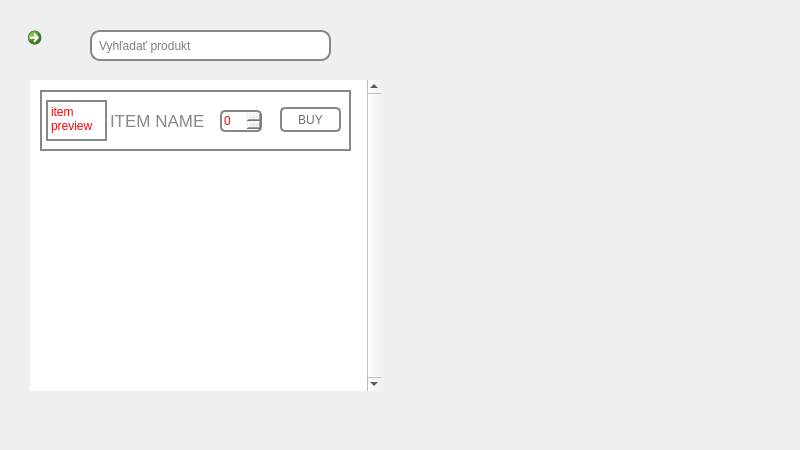
<?xml version="1.0" encoding="UTF-8"?>
<ui version="4.0">
 <class>MainWindow</class>
 <widget class="QMainWindow" name="MainWindow">
  <property name="geometry">
   <rect>
    <x>0</x>
    <y>0</y>
    <width>800</width>
    <height>450</height>
   </rect>
  </property>
  <property name="minimumSize">
   <size>
    <width>800</width>
    <height>450</height>
   </size>
  </property>
  <property name="windowTitle">
   <string>Camels Infornation System</string>
  </property>
  <property name="windowIcon">
   <iconset>
    <normaloff>../../assets/icons/camel.png</normaloff>../../assets/icons/camel.png</iconset>
  </property>
  <widget class="QWidget" name="centralContainer">
   <widget class="QStackedWidget" name="screens">
    <property name="geometry">
     <rect>
      <x>0</x>
      <y>0</y>
      <width>801</width>
      <height>452</height>
     </rect>
    </property>
    <property name="currentIndex">
     <number>0</number>
    </property>
    <widget class="QWidget" name="portal">
     <widget class="QCommandLinkButton" name="homeArrow">
      <property name="geometry">
       <rect>
        <x>20</x>
        <y>20</y>
        <width>41</width>
        <height>41</height>
       </rect>
      </property>
      <property name="styleSheet">
       <string notr="true">:hover {
	border: none;
}</string>
      </property>
      <property name="icon">
       <iconset>
        <normaloff>../../assets/icons/left-arrow.png</normaloff>../../assets/icons/left-arrow.png</iconset>
      </property>
     </widget>
     <widget class="QLineEdit" name="lineEdit">
      <property name="geometry">
       <rect>
        <x>90</x>
        <y>30</y>
        <width>241</width>
        <height>31</height>
       </rect>
      </property>
      <property name="styleSheet">
       <string notr="true">border: 2px solid rgb(135, 135, 135);
border-radius: 10px;
font-size: 12px;
padding-left: 5px;</string>
      </property>
      <property name="maxLength">
       <number>50</number>
      </property>
      <property name="placeholderText">
       <string>Vyhľadať produkt</string>
      </property>
     </widget>
     <widget class="QPushButton" name="pushButton">
      <property name="geometry">
       <rect>
        <x>340</x>
        <y>20</y>
        <width>51</width>
        <height>51</height>
       </rect>
      </property>
      <property name="layoutDirection">
       <enum>Qt::LeftToRight</enum>
      </property>
      <property name="styleSheet">
       <string notr="true">border: none;
color: rgb(125, 125, 125);</string>
      </property>
      <property name="icon">
       <iconset>
        <normaloff>../../assets/icons/search.png</normaloff>../../assets/icons/search.png</iconset>
      </property>
      <property name="iconSize">
       <size>
        <width>40</width>
        <height>25</height>
       </size>
      </property>
     </widget>
     <widget class="QListWidget" name="listWidget">
      <property name="geometry">
       <rect>
        <x>30</x>
        <y>80</y>
        <width>351</width>
        <height>311</height>
       </rect>
      </property>
      <property name="frameShape">
       <enum>QFrame::NoFrame</enum>
      </property>
      <property name="verticalScrollBarPolicy">
       <enum>Qt::ScrollBarAlwaysOn</enum>
      </property>
      <property name="horizontalScrollBarPolicy">
       <enum>Qt::ScrollBarAlwaysOff</enum>
      </property>
     </widget>
     <widget class="QWidget" name="widget" native="true">
      <property name="geometry">
       <rect>
        <x>40</x>
        <y>90</y>
        <width>311</width>
        <height>61</height>
       </rect>
      </property>
      <property name="styleSheet">
       <string notr="true">QWidget {
	border: 2px solid rgb(135, 135, 135);
}</string>
      </property>
      <widget class="QLabel" name="itemPreview">
       <property name="geometry">
        <rect>
         <x>6</x>
         <y>10</y>
         <width>61</width>
         <height>41</height>
        </rect>
       </property>
       <property name="styleSheet">
        <string notr="true">color: rgb(255, 0, 0);</string>
       </property>
       <property name="text">
        <string>item preview</string>
       </property>
       <property name="alignment">
        <set>Qt::AlignLeading|Qt::AlignLeft|Qt::AlignTop</set>
       </property>
       <property name="wordWrap">
        <bool>true</bool>
       </property>
       <property name="margin">
        <number>3</number>
       </property>
      </widget>
      <widget class="QLabel" name="label">
       <property name="geometry">
        <rect>
         <x>70</x>
         <y>20</y>
         <width>111</width>
         <height>21</height>
        </rect>
       </property>
       <property name="styleSheet">
        <string notr="true">border: none;
font-size: 17px;
color: rgb(136, 136, 136);</string>
       </property>
       <property name="text">
        <string>ITEM NAME</string>
       </property>
       <property name="margin">
        <number>2</number>
       </property>
      </widget>
      <widget class="QSpinBox" name="spinBox">
       <property name="geometry">
        <rect>
         <x>180</x>
         <y>20</y>
         <width>42</width>
         <height>22</height>
        </rect>
       </property>
       <property name="styleSheet">
        <string notr="true">border-radius: 5px;
color: rgb(255, 0, 0);</string>
       </property>
      </widget>
      <widget class="QPushButton" name="pushButton_2">
       <property name="geometry">
        <rect>
         <x>240</x>
         <y>17</y>
         <width>61</width>
         <height>25</height>
        </rect>
       </property>
       <property name="styleSheet">
        <string notr="true">border-radius: 5px;
color: rgb(113, 113, 113);</string>
       </property>
       <property name="text">
        <string>BUY</string>
       </property>
      </widget>
     </widget>
    </widget>
    <widget class="QWidget" name="databaza">
     <widget class="QCommandLinkButton" name="homeArrow5">
      <property name="geometry">
       <rect>
        <x>20</x>
        <y>20</y>
        <width>41</width>
        <height>41</height>
       </rect>
      </property>
      <property name="styleSheet">
       <string notr="true">:hover {
	border: none;
}</string>
      </property>
      <property name="icon">
       <iconset>
        <normaloff>../../assets/icons/left-arrow.png</normaloff>../../assets/icons/left-arrow.png</iconset>
      </property>
     </widget>
     <widget class="QLabel" name="databazaHeading">
      <property name="geometry">
       <rect>
        <x>320</x>
        <y>10</y>
        <width>161</width>
        <height>31</height>
       </rect>
      </property>
      <property name="styleSheet">
       <string notr="true">font-family: &quot;Myanmar Text&quot;;
font-size: 14px;
font-weight: bold;
</string>
      </property>
      <property name="text">
       <string>INTERNÁ DATABÁZA</string>
      </property>
      <property name="alignment">
       <set>Qt::AlignCenter</set>
      </property>
     </widget>
    </widget>
    <widget class="QWidget" name="cenotvorba">
     <widget class="QCommandLinkButton" name="homeArrow3">
      <property name="geometry">
       <rect>
        <x>20</x>
        <y>20</y>
        <width>41</width>
        <height>41</height>
       </rect>
      </property>
      <property name="styleSheet">
       <string notr="true">:hover {
	border: none;
}</string>
      </property>
      <property name="icon">
       <iconset>
        <normaloff>../../assets/icons/left-arrow.png</normaloff>../../assets/icons/left-arrow.png</iconset>
      </property>
     </widget>
     <widget class="QLabel" name="cenotvorbaHeading">
      <property name="geometry">
       <rect>
        <x>320</x>
        <y>10</y>
        <width>161</width>
        <height>31</height>
       </rect>
      </property>
      <property name="styleSheet">
       <string notr="true">font-family: &quot;Myanmar Text&quot;;
font-size: 14px;
font-weight: bold;
</string>
      </property>
      <property name="text">
       <string>CENOTVORBA</string>
      </property>
      <property name="alignment">
       <set>Qt::AlignCenter</set>
      </property>
     </widget>
    </widget>
    <widget class="QWidget" name="sklad">
     <widget class="QCommandLinkButton" name="homeArrow4">
      <property name="geometry">
       <rect>
        <x>20</x>
        <y>20</y>
        <width>41</width>
        <height>41</height>
       </rect>
      </property>
      <property name="styleSheet">
       <string notr="true">:hover {
	border: none;
}</string>
      </property>
      <property name="icon">
       <iconset>
        <normaloff>../../assets/icons/left-arrow.png</normaloff>../../assets/icons/left-arrow.png</iconset>
      </property>
     </widget>
     <widget class="QLabel" name="skladHeading">
      <property name="geometry">
       <rect>
        <x>320</x>
        <y>10</y>
        <width>161</width>
        <height>31</height>
       </rect>
      </property>
      <property name="styleSheet">
       <string notr="true">font-family: &quot;Myanmar Text&quot;;
font-size: 14px;
font-weight: bold;
</string>
      </property>
      <property name="text">
       <string>SKLAD</string>
      </property>
      <property name="alignment">
       <set>Qt::AlignCenter</set>
      </property>
     </widget>
    </widget>
    <widget class="QWidget" name="statistika">
     <widget class="QCommandLinkButton" name="homeArrow2">
      <property name="geometry">
       <rect>
        <x>20</x>
        <y>20</y>
        <width>41</width>
        <height>41</height>
       </rect>
      </property>
      <property name="styleSheet">
       <string notr="true">:hover {
	border: none;
}</string>
      </property>
      <property name="icon">
       <iconset>
        <normaloff>../../assets/icons/left-arrow.png</normaloff>../../assets/icons/left-arrow.png</iconset>
      </property>
     </widget>
     <widget class="QLabel" name="statistikaHeading">
      <property name="geometry">
       <rect>
        <x>320</x>
        <y>10</y>
        <width>161</width>
        <height>31</height>
       </rect>
      </property>
      <property name="styleSheet">
       <string notr="true">font-family: &quot;Myanmar Text&quot;;
font-size: 14px;
font-weight: bold;
</string>
      </property>
      <property name="text">
       <string>ŠTATISTIKA</string>
      </property>
      <property name="alignment">
       <set>Qt::AlignCenter</set>
      </property>
     </widget>
     <widget class="QGraphicsView" name="statistikaTestGraf">
      <property name="geometry">
       <rect>
        <x>180</x>
        <y>100</y>
        <width>461</width>
        <height>251</height>
       </rect>
      </property>
      <property name="sizePolicy">
       <sizepolicy hsizetype="Fixed" vsizetype="Fixed">
        <horstretch>0</horstretch>
        <verstretch>0</verstretch>
       </sizepolicy>
      </property>
      <property name="contextMenuPolicy">
       <enum>Qt::DefaultContextMenu</enum>
      </property>
      <property name="toolTipDuration">
       <number>0</number>
      </property>
      <property name="frameShape">
       <enum>QFrame::HLine</enum>
      </property>
      <property name="frameShadow">
       <enum>QFrame::Plain</enum>
      </property>
      <property name="sizeAdjustPolicy">
       <enum>QAbstractScrollArea::AdjustToContents</enum>
      </property>
      <property name="dragMode">
       <enum>QGraphicsView::NoDrag</enum>
      </property>
     </widget>
    </widget>
    <widget class="QWidget" name="index">
     <widget class="QLabel" name="statistikaLabel">
      <property name="geometry">
       <rect>
        <x>220</x>
        <y>270</y>
        <width>121</width>
        <height>31</height>
       </rect>
      </property>
      <property name="styleSheet">
       <string notr="true">font-family: &quot;Myanmar Text&quot;;
font-size: 14px;
font-weight: bold;
</string>
      </property>
      <property name="text">
       <string>ŠTATISTIKA</string>
      </property>
      <property name="alignment">
       <set>Qt::AlignCenter</set>
      </property>
     </widget>
     <widget class="QLabel" name="cenotvorbaLabel">
      <property name="geometry">
       <rect>
        <x>100</x>
        <y>270</y>
        <width>121</width>
        <height>31</height>
       </rect>
      </property>
      <property name="styleSheet">
       <string notr="true">font-family: &quot;Myanmar Text&quot;;
font-size: 14px;
font-weight: bold;
</string>
      </property>
      <property name="text">
       <string>CENOTVORBA</string>
      </property>
      <property name="alignment">
       <set>Qt::AlignCenter</set>
      </property>
     </widget>
     <widget class="QLabel" name="skladLabel">
      <property name="geometry">
       <rect>
        <x>340</x>
        <y>270</y>
        <width>121</width>
        <height>31</height>
       </rect>
      </property>
      <property name="styleSheet">
       <string notr="true">font-family: &quot;Myanmar Text&quot;;
font-size: 14px;
font-weight: bold;
</string>
      </property>
      <property name="text">
       <string>SKLAD</string>
      </property>
      <property name="alignment">
       <set>Qt::AlignCenter</set>
      </property>
     </widget>
     <widget class="QPushButton" name="cenotvorbaButton">
      <property name="geometry">
       <rect>
        <x>120</x>
        <y>180</y>
        <width>80</width>
        <height>80</height>
       </rect>
      </property>
      <property name="toolTip">
       <string>Otvoriť cenotvorbu</string>
      </property>
      <property name="styleSheet">
       <string notr="true">QPushButton {
	background: rgb(0, 170, 255);
	border: none;
    border-radius: 4px;
}

QPushButton:hover {
	background: rgb(10, 174, 255);
	border: 2px solid rgb(0, 170, 255);
    border-radius: 4px;
}

QPushButton:pressed {
	background:rgb(0, 142, 213);
	border: 2px solid rgb(0, 170, 255);
    border-radius: 4px;
}</string>
      </property>
      <property name="icon">
       <iconset>
        <normaloff>../../assets/icons/price-tag.png</normaloff>../../assets/icons/price-tag.png</iconset>
      </property>
      <property name="iconSize">
       <size>
        <width>40</width>
        <height>40</height>
       </size>
      </property>
     </widget>
     <widget class="QPushButton" name="statistikaButton">
      <property name="geometry">
       <rect>
        <x>240</x>
        <y>180</y>
        <width>80</width>
        <height>80</height>
       </rect>
      </property>
      <property name="styleSheet">
       <string notr="true">QPushButton {
	background: rgb(0, 170, 255);
	border: none;
    border-radius: 4px;
}

QPushButton:hover {
	background: rgb(10, 174, 255);
	border: 2px solid rgb(0, 170, 255);
    border-radius: 4px;
}

QPushButton:pressed {
	background:rgb(0, 142, 213);
	border: 2px solid rgb(0, 170, 255);
    border-radius: 4px;
}</string>
      </property>
      <property name="icon">
       <iconset>
        <normaloff>../../assets/icons/statistics.png</normaloff>../../assets/icons/statistics.png</iconset>
      </property>
      <property name="iconSize">
       <size>
        <width>40</width>
        <height>40</height>
       </size>
      </property>
     </widget>
     <widget class="QPushButton" name="skladButton">
      <property name="geometry">
       <rect>
        <x>360</x>
        <y>180</y>
        <width>80</width>
        <height>80</height>
       </rect>
      </property>
      <property name="styleSheet">
       <string notr="true">QPushButton {
	background: rgb(0, 170, 255);
	border: none;
    border-radius: 4px;
}

QPushButton:hover {
	background: rgb(10, 174, 255);
	border: 2px solid rgb(0, 170, 255);
    border-radius: 4px;
}

QPushButton:pressed {
	background:rgb(0, 142, 213);
	border: 2px solid rgb(0, 170, 255);
    border-radius: 4px;
}</string>
      </property>
      <property name="icon">
       <iconset>
        <normaloff>../../assets/icons/locker.png</normaloff>../../assets/icons/locker.png</iconset>
      </property>
      <property name="iconSize">
       <size>
        <width>40</width>
        <height>40</height>
       </size>
      </property>
     </widget>
     <widget class="QLabel" name="databazaLabel">
      <property name="geometry">
       <rect>
        <x>580</x>
        <y>270</y>
        <width>121</width>
        <height>31</height>
       </rect>
      </property>
      <property name="styleSheet">
       <string notr="true">font-family: &quot;Myanmar Text&quot;;
font-size: 14px;
font-weight: bold;
</string>
      </property>
      <property name="text">
       <string>DATABÁZA</string>
      </property>
      <property name="alignment">
       <set>Qt::AlignCenter</set>
      </property>
     </widget>
     <widget class="QLabel" name="camelLogo">
      <property name="geometry">
       <rect>
        <x>360</x>
        <y>20</y>
        <width>81</width>
        <height>80</height>
       </rect>
      </property>
      <property name="toolTip">
       <string>Camels</string>
      </property>
      <property name="pixmap">
       <pixmap>../../assets/icons/camel.png</pixmap>
      </property>
      <property name="scaledContents">
       <bool>true</bool>
      </property>
      <property name="alignment">
       <set>Qt::AlignJustify|Qt::AlignVCenter</set>
      </property>
     </widget>
     <widget class="QPushButton" name="databazaButton">
      <property name="geometry">
       <rect>
        <x>600</x>
        <y>180</y>
        <width>80</width>
        <height>80</height>
       </rect>
      </property>
      <property name="toolTip">
       <string>Otvoriť databázu</string>
      </property>
      <property name="styleSheet">
       <string notr="true">QPushButton {
	background: rgb(0, 170, 255);
	border: none;
    border-radius: 4px;
}

QPushButton:hover {
	background: rgb(10, 174, 255);
	border: 2px solid rgb(0, 170, 255);
    border-radius: 4px;
}

QPushButton:pressed {
	background:rgb(0, 142, 213);
	border: 2px solid rgb(0, 170, 255);
    border-radius: 4px;
}</string>
      </property>
      <property name="icon">
       <iconset>
        <normaloff>../../assets/icons/online-shop.png</normaloff>../../assets/icons/online-shop.png</iconset>
      </property>
      <property name="iconSize">
       <size>
        <width>40</width>
        <height>40</height>
       </size>
      </property>
     </widget>
     <widget class="QPushButton" name="portalButton">
      <property name="geometry">
       <rect>
        <x>480</x>
        <y>180</y>
        <width>80</width>
        <height>80</height>
       </rect>
      </property>
      <property name="styleSheet">
       <string notr="true">QPushButton {
	background: rgb(0, 170, 255);
	border: none;
    border-radius: 4px;
}

QPushButton:hover {
	background: rgb(10, 174, 255);
	border: 2px solid rgb(0, 170, 255);
    border-radius: 4px;
}

QPushButton:pressed {
	background:rgb(0, 142, 213);
	border: 2px solid rgb(0, 170, 255);
    border-radius: 4px;
}</string>
      </property>
      <property name="icon">
       <iconset>
        <normaloff>../../assets/icons/shopping-bag.png</normaloff>../../assets/icons/shopping-bag.png</iconset>
      </property>
      <property name="iconSize">
       <size>
        <width>40</width>
        <height>40</height>
       </size>
      </property>
     </widget>
     <widget class="QLabel" name="portalLabel">
      <property name="geometry">
       <rect>
        <x>460</x>
        <y>270</y>
        <width>121</width>
        <height>51</height>
       </rect>
      </property>
      <property name="styleSheet">
       <string notr="true">QLabel {
	font-family: &quot;Myanmar Text&quot;;
	font-size: 14px;
	font-weight: bold;
	line-height: 80;
}
</string>
      </property>
      <property name="text">
       <string>PREDAJNÝ PORTÁL</string>
      </property>
      <property name="alignment">
       <set>Qt::AlignCenter</set>
      </property>
      <property name="wordWrap">
       <bool>true</bool>
      </property>
     </widget>
    </widget>
   </widget>
  </widget>
 </widget>
 <resources/>
 <connections/>
</ui>
